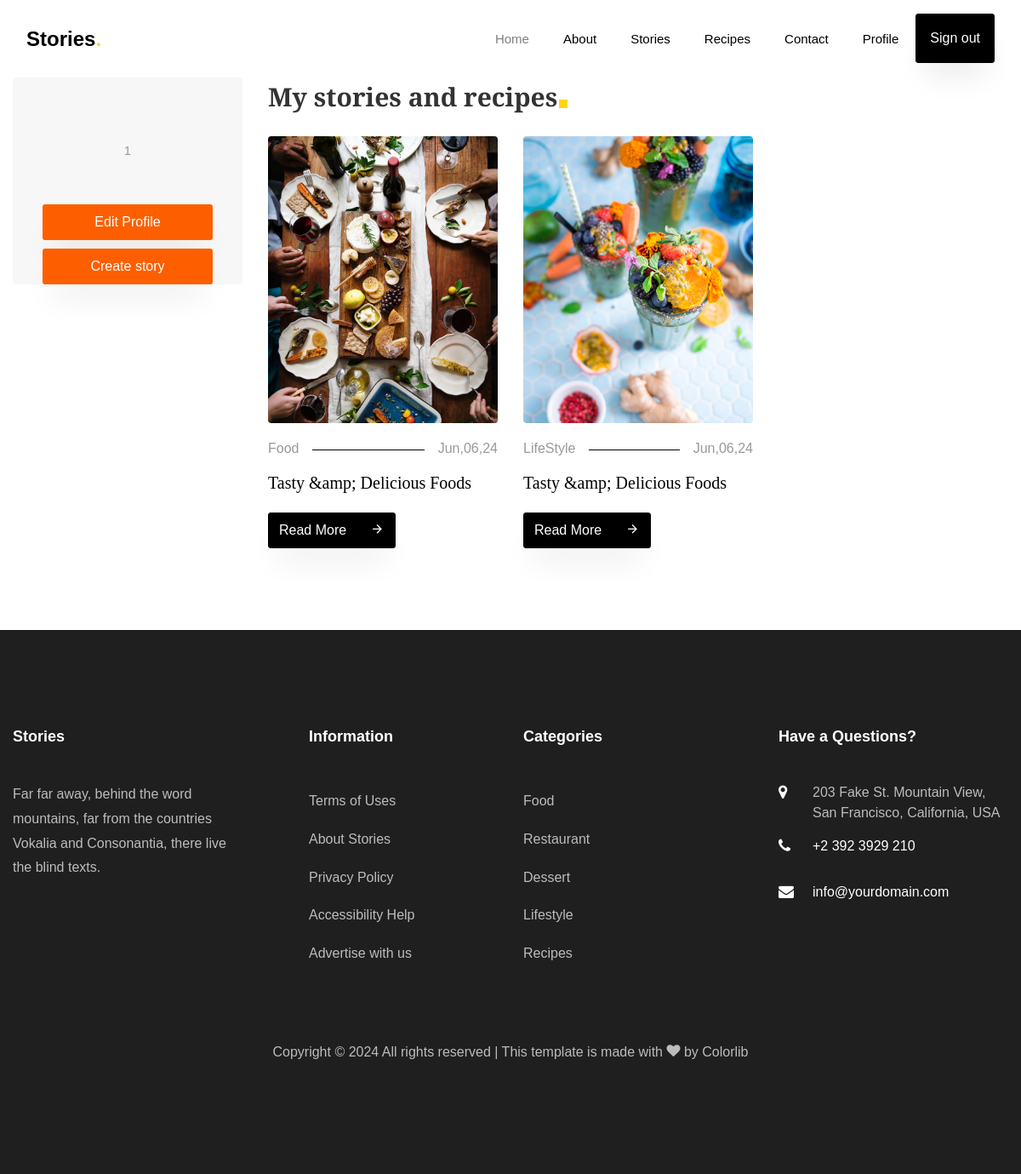
Page /profile/1/ (signed in) on the earlier database version.
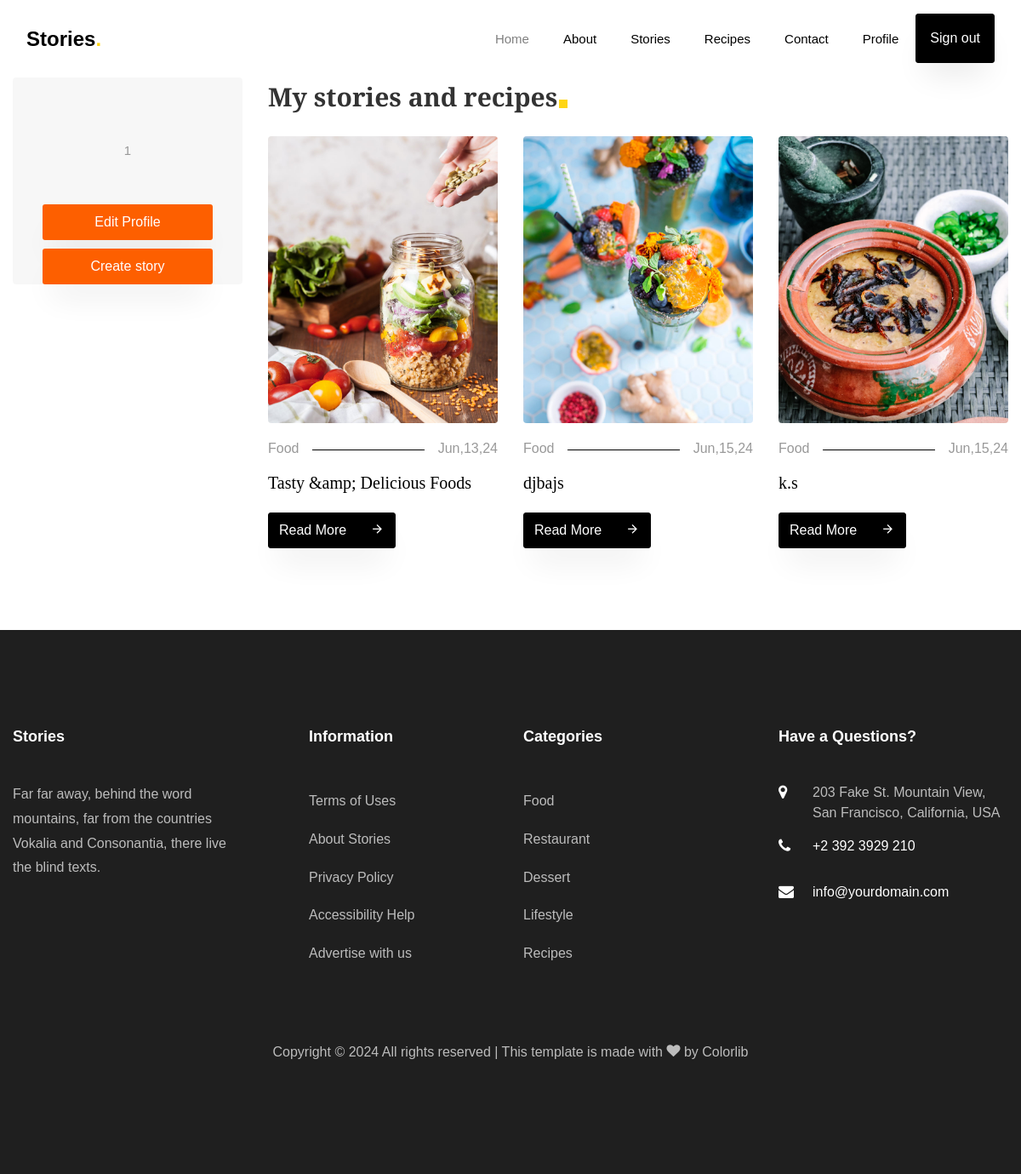
Same page on the later database version.
### account/models.py (models this page shows, shortened)
class CustomUser(AbstractBaseUser, PermissionsMixin):
    email = models.EmailField(_("email address"), unique=True)
    first_name = models.CharField(_("first_name"),max_length=50)
    last_name = models.CharField(_("last_name"),max_length=50)
    about = RichTextUploadingField()
    profile_photo= models.ImageField(_("photo"),upload_to="user_images", null=True,blank=True)
    is_staff = models.BooleanField(default=False)
    is_active = models.BooleanField(default=True)
    date_joined = models.DateTimeField(default=timezone.now)
    is_superuser = models.BooleanField(default=False)
    USERNAME_FIELD = "email"
    REQUIRED_FIELDS = []
    objects = CustomUserManager()

### story/models.py (models this page shows, shortened)
class Stories(BaseModel):
    title =models.CharField(verbose_name="title of stories" , max_length=50,help_text="max 50 characters")
    image = models.ImageField(upload_to="stories_img",verbose_name="Image of Stories")
    category = models.ForeignKey(Category,on_delete=models.CASCADE,verbose_name='Category of the blog',related_name="story_category")
    recipes = RichTextUploadingField()
    tag=models.ManyToManyField(Tag,related_name="story_tag")
    author = models.ForeignKey(CustomUser,on_delete=models.CASCADE,related_name='story_author')
    class Meta:
        verbose_name = "Story"
        verbose_name_plural = "Stories"

class Category(BaseModel):
    name = models.CharField(verbose_name="Name of Category",max_length=20,help_text="Max 20 characters")
    image = models.ImageField(verbose_name="Image of Category",upload_to="category_image")
    def __str__(self):
        return self.name
    class Meta:
        verbose_name = "Category"
        verbose_name_plural = "Categories"

### account/views.py (the view)
# urls.py: path('profile/<int:pk>/', ProfileView.as_view(), name = 'profile'),
class ProfileView(DetailView):
    template_name = "user-profile.html"
    model = CustomUser
    context_object_name = "user"
    def get_object(self, *args, **kwargs):
        return self.request.user

### context_processors/custom_context.py (called while the page is built)
def category_list(request):
    categories = Category.objects.annotate(count= Count('story_category'))
    return {'category_list':categories}

### account/templates/user-profile.html (shortened to what this page needs)
{% extends 'base.html' %}
{% load static %}
{% block content %}
    <section class="ftco-section ftco-no-pt ">
        <div class="container">
            <div class="row">
                <div class="col-lg-3">
                    <div class="user-profile-side-bar sidebar-wrap">
                        <div class="sidebar-box p-4 about text-center ftco-animate">
                            <div class="text pt-4">
                            {% if user.about %}
                                <p>{{user.about|safe}}</p>
                            {% endif %}
                            </div>
                        </div>
                        <div class="sidebar-box ftco-animate user-profile">
                            <a href="single.html" class="btn btn-hover-color py-2">Edit Profile</a>
                        </div>
                        <div class="sidebar-box ftco-animate user-profile">
                            <a href="{% url 'create_story' %}" class="btn btn-hover-color py-2">Create story </a>
                        </div>
                    </div>
                </div>
                <div class="col-lg-9">
                    <div class="row">
                        <div class="col-md-12 heading-section ftco-animate">
                            <h2 class="mb-4"><span>My stories and recipes</span></h2>
                        </div>
                    </div>
                    <div class="row">
                        {% for story in user.story_author.all %}
                        <div class="col-md-4 ftco-animate ">
                            <div class="blog-entry">
                                <a href="{% url 'recipe' story.pk %}" class="img-2">
                                    <div class="user-events__edit">
                                        <button type="button" class="edit-event"></button>
                                        <button type="button" class="delete-event"></button>
                                    </div>
                                    <img src="{{story.image.url}}"  class="img-fluid" alt="Colorlib Template">
                                </a>
                                <div class="text pt-3">
                                    <p class="meta d-flex"><span class="pr-3">{{story.category}}</span><span class="ml-auto pl-3">{{story.created_at| date:"M,d,y"}}</span>
                                    </p>
                                    <h3><a href="#">{{story.title}}</a></h3>
                                    <p class="mb-0"><a href="{% url 'recipe' story.pk %}" class="btn btn-black py-2">Read More <span
                                        class="icon-arrow_forward ml-4"></span></a></p>
                                </div>
                            </div>
                        </div>
                        {% endfor %}
                    </div>
                </div>
            </div>
        </div>
    </section>
{% endblock %}

### core/templates/base.html (shortened to what this page needs)
<!DOCTYPE html>
{% load static %}
<html lang="en">
<head>
    <meta name="viewport" content="width=device-width, initial-scale=1, shrink-to-fit=no"><link rel="stylesheet" href="https://cdn.jsdelivr.net/npm/bootstrap@4.2.1/dist/css/bootstrap.min.css">
    <link rel="stylesheet" href="{% static 'css/open-iconic-bootstrap.min.css' %}">
    <link rel="stylesheet" href="{% static 'css/animate.css' %}">
    <link rel="stylesheet" href="{% static 'css/owl.carousel.min.css' %}">
    <link rel="stylesheet" href="{% static 'css/owl.theme.default.min.css' %}">
    <link rel="stylesheet" href="{% static 'css/magnific-popup.css' %}">
    <link rel="stylesheet" href="{% static 'css/aos.css' %}">
    <link rel="stylesheet" href="{% static 'css/ionicons.min.css' %}">
    <link rel="stylesheet" href="{% static 'css/flaticon.css' %}">
    <link rel="stylesheet" href="{% static 'css/icomoon.css' %}">
    <link rel="stylesheet" href="{% static 'css/style.css' %}">
    <link rel="stylesheet" href="{% static 'css/custom.css' %}">
</head>
<body>
    <nav class="navbar navbar-expand-lg navbar-dark bg-dark ftco-navbar-light" id="ftco-navbar">
        <div class="container">
            <a class="navbar-brand" href="{% url 'stories' %}">Stories<span>.</span></a>
            <div class="collapse navbar-collapse" id="ftco-nav">
                <ul class="navbar-nav ml-auto">
                    <li class="nav-item active"><a href="{% url 'home' %}" class="nav-link">Home</a></li>
                    <li class="nav-item"><a href="{% url 'about' %}" class="nav-link">About</a></li>
                    <li class="nav-item"><a href="{% url 'stories' %}" class="nav-link">Stories</a></li>
                    <li class="nav-item"><a href="{% url 'recipes' %}" class="nav-link">Recipes</a></li>
                    <li class="nav-item"><a href="{% url 'contact' %}" class="nav-link">Contact</a></li>
                    {% if user.is_authenticated %}
                    <li class="nav-item"><a href="{% url 'profile'  user.pk %}" class="nav-link">Profile</a></li>
                    <li><a href="{% url 'logout' %}" class="btn btn-black px-3 py-3">Sign out</a></li>
                    {% else %}
                    <li><a href="{% url 'login' %}" class="btn btn-black px-3 py-3 mx-2">Log in</a></li>
                    <li><a  href="{% url 'register' %}" class="btn btn-black px-3 py-3 mx-2">Sign in</a></li>
                    {% endif %}
                </ul>
            </div>
        </div>
    </nav>
    {% block content %}
    {% endblock %}
    <footer class="ftco-footer ftco-footer-2 ftco-section">
        <div class="container">
            <div class="row mb-5">
                <div class="col-md">
                    <div class="ftco-footer-widget mb-4">
                        <h2 class="ftco-heading-2">Stories</h2>
                        <p>Far far away, behind the word mountains, far from the countries Vokalia and Consonantia, there live the blind texts.</p>
                        <ul class="ftco-footer-social list-unstyled float-md-left float-lft mt-5">
                        </ul>
                    </div>
                </div>
                <div class="col-md">
                    <div class="ftco-footer-widget mb-4 ml-md-5">
                        <h2 class="ftco-heading-2">Information</h2>
                        <ul class="list-unstyled">
                            <li><a href="#" class="py-2 d-block">Terms of Uses</a></li>
                            <li><a href="#" class="py-2 d-block">About Stories</a></li>
                            <li><a href="#" class="py-2 d-block">Privacy Policy</a></li>
                            <li><a href="#" class="py-2 d-block">Accessibility Help</a></li>
                            <li><a href="#" class="py-2 d-block">Advertise with us</a></li>
                        </ul>
                    </div>
                </div>
                <div class="col-md">
                    <div class="ftco-footer-widget mb-4">
                        <h2 class="ftco-heading-2">Categories</h2>
                        <ul class="list-unstyled">
                            <li><a href="#" class="py-2 d-block">Food</a></li>
                            <li><a href="#" class="py-2 d-block">Restaurant</a></li>
                            <li><a href="#" class="py-2 d-block">Dessert</a></li>
                            <li><a href="#" class="py-2 d-block">Lifestyle</a></li>
                            <li><a href="#" class="py-2 d-block">Recipes</a></li>
                        </ul>
                    </div>
                </div>
                <div class="col-md">
                    <div class="ftco-footer-widget mb-4">
                        <h2 class="ftco-heading-2">Have a Questions?</h2>
                        <div class="block-23 mb-3">
                            <ul>
                                <li><span class="icon icon-map-marker"></span><span class="text">203 Fake St. Mountain View, San Francisco, California, USA</span>
                                </li>
                                <li><a href="#"><span class="icon icon-phone"></span><span
                                    class="text">+2 392 3929 210</span></a></li>
                                <li><a href="#"><span class="icon icon-envelope"></span><span class="text">info@yourdomain.com</span></a>
                                </li>
                            </ul>
                        </div>
                    </div>
                </div>
            </div>
            <div class="row">
                <div class="col-md-12 text-center">
                    <p>
                        Copyright &copy;
                        All rights reserved | This template is made with <i class="icon-heart color-danger" aria-hidden="true"></i> by <a href="https://colorlib.com" target="_blank">Colorlib</a>
                    </p>
                </div>
            </div>
        </div>
    </footer>
</body>
</html>

### static/css/custom.css (style rules this page uses)
.user-profile { text-align: center; }
.btn-hover-color { background-color: #fd5f00; color: #fff; width: 200px; }
.user-profile-side-bar .sidebar-box { margin-bottom: 10px; }
.user-events__edit { color: #ffffff; font-size: 1.4rem; position: absolute; right: 1.5rem; top: .5rem; z-index: 100; }
.user-events__edit>button { background: none; border: none; border-radius: 50%; color: inherit; cursor: pointer; height: 2.9rem; outline: none !important; text-shadow: 0 0 1rem #000; width: 2rem; }

Differences in the rows shown:
removed Stories: image (picture), category "LifeStyle", created_at "Jun,06,24", title "Tasty &amp; Delicious Foods"
changed Stories "Tasty &amp; Delicious Foods": image: a different picture; created_at "Jun,06,24" → "Jun,13,24"
added Stories: image (picture), category "Food", created_at "Jun,15,24", title "djbajs"
added Stories: image (picture), category "Food", created_at "Jun,15,24", title "k.s"
